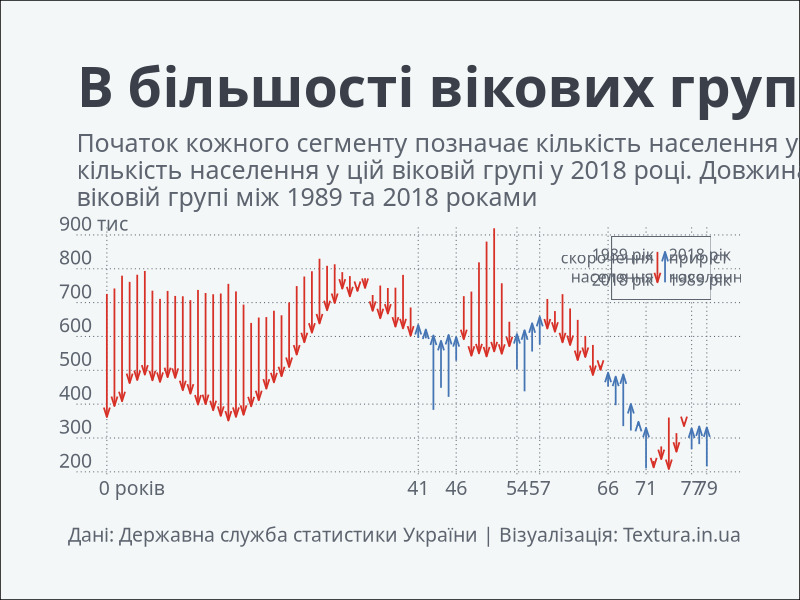

The R script that drew this image:
library(dplyr)
library(tidyr)
library(ggplot2)

df <- read.csv('population_by_age_sex_year.csv', stringsAsFactors = F)

# transform data --------------------------------------------------------------------------------------------

df <- df %>% 
  filter(year %in% c(max(year), min(year)),
         !age %in% c('Вік невідомий', '80 і старше')) %>% 
  mutate(age = factor(age, ordered = T, levels = unique(age)),
         population = men + women) %>% 
  select(-men, -women) %>% 
  spread(key = year, value = population) %>% 
  rename(y1989 = `1989`, y2018 = `2018`)


# generate data for the legend -----------------------------------------------------------------------------

legend <- data.frame(
  x = c(72.5, 73.5),
  ymin = c(760000, 850000),
  ymax = c(850000, 760000),
  type = c(TRUE, FALSE)
)

legend_text <- data.frame(
  x = c(72, 74),
  y = c(805000),
  label = c('скорочення населення', 'приріст населення')
)

legend_text_year <- data.frame(
  x = c(72, 72, 74, 74),
  y = c(860000, 750000, 860000, 750000),
  label = c('1989 рік\n', '\n2018 рік', '2018 рік\n', '\n1989 рік')
)

# plot ----------------------------------------------------------------------------------------------------

png(filename = 'interval_change.png', width = 1000, height =650)

ggplot(df)+
  geom_segment(aes(x = as.numeric(age) - 1, y = y1989, xend = as.numeric(age) - 1, yend = y2018, 
                     color = y1989 > y2018), size = 0.6, 
               arrow = arrow(angle = 17.5, length = unit(0.5, 'lines')))+
  geom_rect(aes(xmin = 66.5, xmax = 79.5, ymin = 710000, ymax = 895000), 
            fill = '#F3F7F7', color = '#5D646F', size = 0.15)+
  geom_segment(data = legend, 
                 aes(x = x, y = ymax, xend = x, yend = ymin, color = type), size = 0.6,
               arrow = arrow(angle = 17.5, length = unit(0.5, 'lines')))+
  geom_text(data = legend_text, 
            aes(x = x, y = y, label = stringr::str_wrap(label, 15)), 
            family = 'Ubuntu Condensed', size = 4, color = '#5D646F', 
            hjust = c('right', 'left'), lineheight = 1)+
  geom_text(data = legend_text_year, 
            aes(x = x, y = y, label = stringr::str_wrap(label, 15)), 
            lineheight = 1,
            hjust = c('right', 'right', 'left', 'left'), 
            vjust = c('top', 'bottom', 'top', 'bottom'),
            family = 'Ubuntu Condensed', size = 4, color = '#5D646F')+
  scale_color_manual(values = c('#4575b4', '#d73027'))+
  scale_x_continuous(breaks = c(0, 41, 46, 54, 57, 66, 71, 77, 79), 
                     labels = c('          0 років', 41, 46, 54, 57, 66, 71, 77, 79),
                     expand = c(0.05, 0.02))+
  scale_y_continuous(limits = c(200000, 920000), expand = c(0.01, 0.01),
                     breaks = seq(200000, 900000, 100000),
                     labels = c(seq(200, 800, 100),'900 тис'))+
  labs(title  = 'В більшості вікових груп населення скоротилось',
       subtitle = stringr::str_wrap('Початок кожного сегменту позначає кількість населення у певній віковій групі у 1989 році. Кінець сегменту позначає кількість населення у цій віковій групі у 2018 році. Довжина сегменту пропорційна приросту/скороченню населення у цій віковій групі між 1989 та 2018 роками', 122),
       caption = 'Дані: Державна служба статистики України | Візуалізація: Textura.in.ua')+
  theme_minimal()+
  theme(text = element_text(family = 'Ubuntu Condensed', face = 'plain', color = '#3A3F4A'),
        axis.title = element_blank(),
        axis.text = element_text(size = 14, color = '#5D646F'),
        axis.text.y = element_text(hjust = 0, vjust = -0.3, margin = margin(r = -40)),
        legend.position = 'none',
        panel.grid.major = element_line(size = 0.35, linetype = 'dotted', color = '#5D646F'),
        panel.grid.minor = element_blank(),
        plot.title = element_text(face = 'bold', size = 40, margin = margin(b = 10, t = 20)),
        plot.subtitle = element_text(size = 18, face = 'plain', margin = margin(b = 10), color = '#5D646F'),
        plot.caption = element_text(size = 14, margin = margin(t = 20, b = 10), color = '#5D646F'),
        plot.background = element_rect(fill = '#F3F7F7'),
        plot.margin = unit(c(1, 1.5, 1, 1.5), 'cm'))

dev.off()
